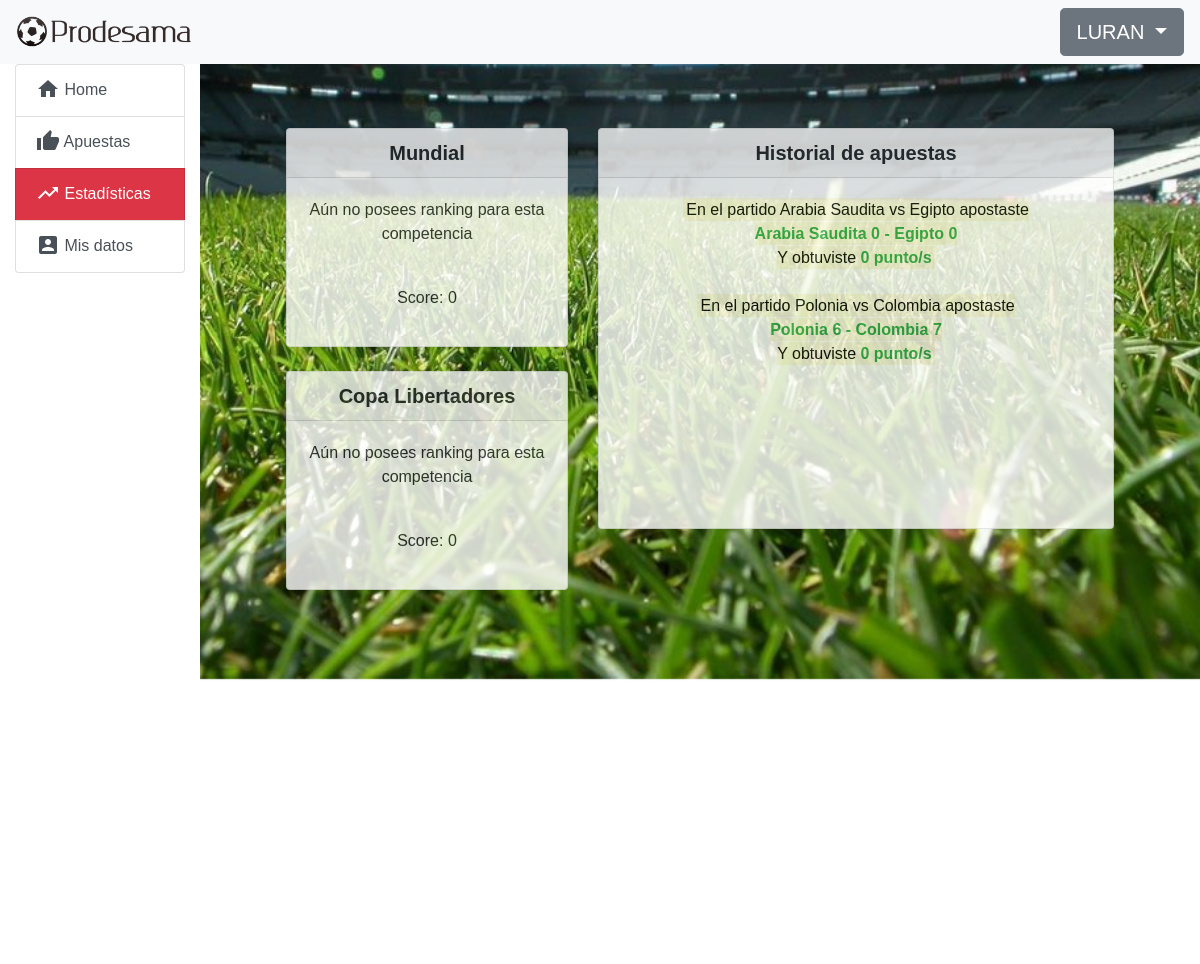
/home/puntaje (signed in), run on an earlier commit of the app's database.
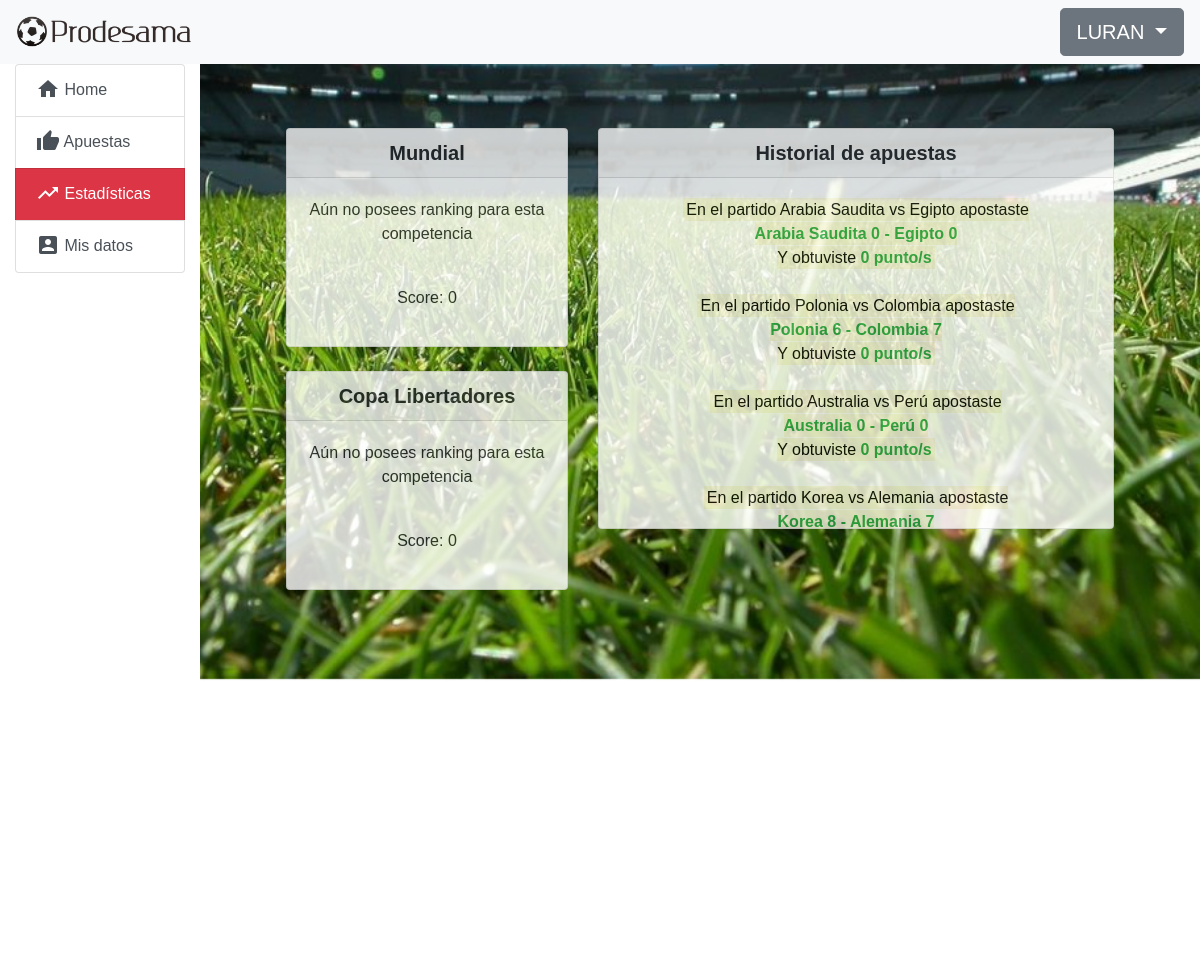
And on a later commit of the database.
### prode/models.py (models this page shows, shortened)
class Competition(models.Model):
    name = models.CharField(max_length=100)
    available = models.BooleanField(default=False)

class CompetitionStat(models.Model):
    user = models.ForeignKey(User, on_delete=models.CASCADE, related_name='comps')
    score = models.PositiveIntegerField(default=0)
    ranking = models.PositiveIntegerField(null=True)
    comp = models.ForeignKey(Competition, on_delete=models.CASCADE, null=True, related_name='comps')
    class Meta:
        unique_together = ('user', 'comp')

class Bet(models.Model):
    user = models.ForeignKey(User, related_name='bets', blank=True, on_delete=models.CASCADE)
    match = models.ForeignKey(Match, on_delete=models.CASCADE, related_name='bets')
    team1_score = models.PositiveIntegerField(default=0)
    team2_score = models.PositiveIntegerField(default=0)
    result = models.PositiveIntegerField(default=0, null=True)
    calculated = models.BooleanField(default=False)
    class Meta:
        unique_together = ('user', 'match')

class Match(models.Model):
    start = models.DateTimeField()
    end = models.DateTimeField()
    team1 = models.ForeignKey(Team, on_delete=models.CASCADE, related_name='+')
    team2 = models.ForeignKey(Team, on_delete=models.CASCADE, related_name='+')
    team1_score = models.PositiveIntegerField(default=0)
    team2_score = models.PositiveIntegerField(default=0)
    competition = models.ForeignKey(Competition, on_delete=models.CASCADE, null=True)
    def __str__(self):
        return (self.team1.name + " vs " + self.team2.name)

class Team(models.Model):
    name = models.CharField(max_length=50)
    flag = models.ImageField(upload_to='prode/images/flags/')
    def __str__(self):
        return self.name

### prode/views.py (the view)
# urls.py: path('home/puntaje', login_required(views.ScoreView.as_view()), name='puntaje'),
class ScoreView(generic.DetailView):
    template_name = 'prode/puntaje.html'
    def get(self, request):
        comps = Competition.objects.all()
        comp_stats = CompetitionStat.objects.all()
        bets = Bet.objects.all()
        return render(request, self.template_name, {'comps':comps,'comp_stats':comp_stats, 'bets':bets})

### prode/templates/prode/puntaje.html (shortened to what this page needs)
{% extends "prode/navigation.html" %}
{% block content %}
<div class="row justify-content-center text-center" style="opacity: 0.8">
    <div class="col-md-4">
        {% for c in comps %}
            <div class="card">
                <h5 class="card-header"><strong>{{ c.name }}</strong></h5>
                <div class="card-body">
                    {% for cs in comp_stats %}
                        {% if c == cs.comp %}
                            {% if user == cs.user %}
                                {% if cs.ranking == None %}
                                    <p>Aún no posees ranking para esta competencia</p>
                                {% else %}
                                    <p>Ranking: {{ cs.ranking }}</p>
                                {% endif %}
                                <br>
                                <p>Score: {{ cs.score }}</p>
                            {% endif %}
                        {% endif %}
                    {% endfor %}
                </div>
            </div>
            <br>
        {% endfor %}
    </div>
    <div class="col-md-7">
        <div class="card">
            <h5 class="card-header"><strong>Historial de apuestas</strong></h5>
            <div class="lista-proximos-partidos">
                <div class="card-body">
                    {% for bet in bets %}
                        {% if user == bet.user %}
                            <mark>
                                En el partido {{ bet.match }} apostaste
                                <br>
                                <b class="text-success">
                                {{bet.match.team1 }} {{ bet.team1_score }}
                                - {{ bet.match.team2 }} {{ bet.team2_score }}
                                </b>
                                <br>
                                Y obtuviste <b class="text-success">{{ bet.result }} punto/s</b>
                                <br>
                            </mark>
                            <br>
                        {% endif %}
                    {% endfor %}
                </div>
            </div>
        </div>
    </div>
</div>
{% endblock %}

What changed in the data, as far as the page shows it:
added Bet: match "Australia vs Perú", match.team1 "Australia", team1_score "0", match.team2 "Perú", team2_score "0", result "0"
added Bet: match "Korea vs Alemania", match.team1 "Korea", team1_score "8", match.team2 "Alemania", team2_score "7"
